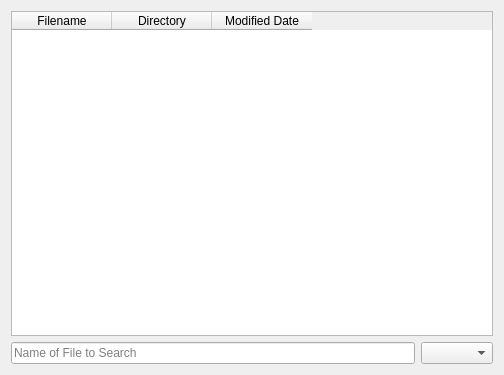
<?xml version="1.0" encoding="UTF-8"?>
<ui version="4.0">
 <class>openfiledialog</class>
 <widget class="QDialog" name="openfiledialog">
  <property name="geometry">
   <rect>
    <x>0</x>
    <y>0</y>
    <width>504</width>
    <height>375</height>
   </rect>
  </property>
  <property name="windowTitle">
   <string>Search File</string>
  </property>
  <property name="sizeGripEnabled">
   <bool>false</bool>
  </property>
  <layout class="QVBoxLayout" name="verticalLayout_2">
   <item>
    <layout class="QVBoxLayout" name="verticalLayout">
     <item>
      <widget class="QTableWidget" name="filelist">
       <column>
        <property name="text">
         <string>Filename</string>
        </property>
       </column>
       <column>
        <property name="text">
         <string>Directory</string>
        </property>
       </column>
       <column>
        <property name="text">
         <string>Modified Date</string>
        </property>
       </column>
      </widget>
     </item>
     <item>
      <layout class="QHBoxLayout" name="horizontalLayout">
       <item>
        <widget class="QLineEdit" name="filename">
         <property name="placeholderText">
          <string>Name of File to Search</string>
         </property>
        </widget>
       </item>
       <item>
        <widget class="QComboBox" name="typecombo"/>
       </item>
      </layout>
     </item>
    </layout>
   </item>
  </layout>
 </widget>
 <resources/>
 <connections/>
</ui>
